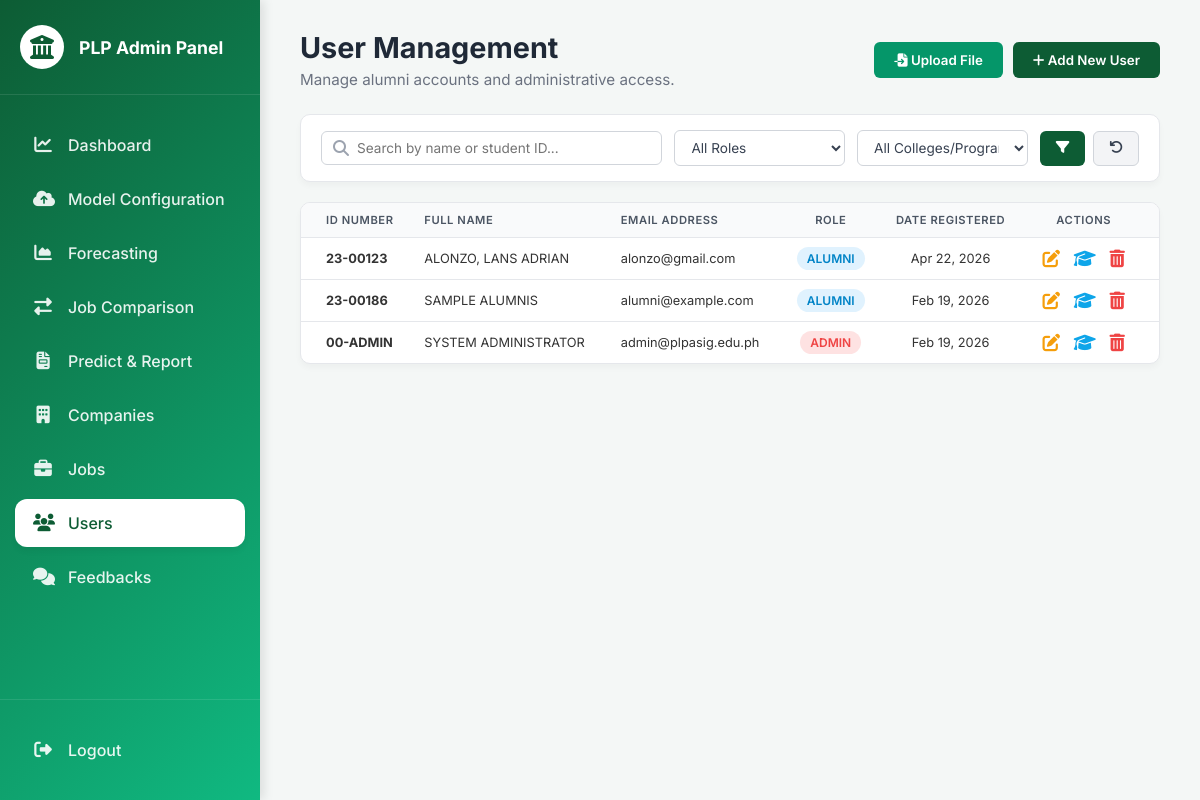
/admin/admin_users.php, run on an earlier commit of the app's database.
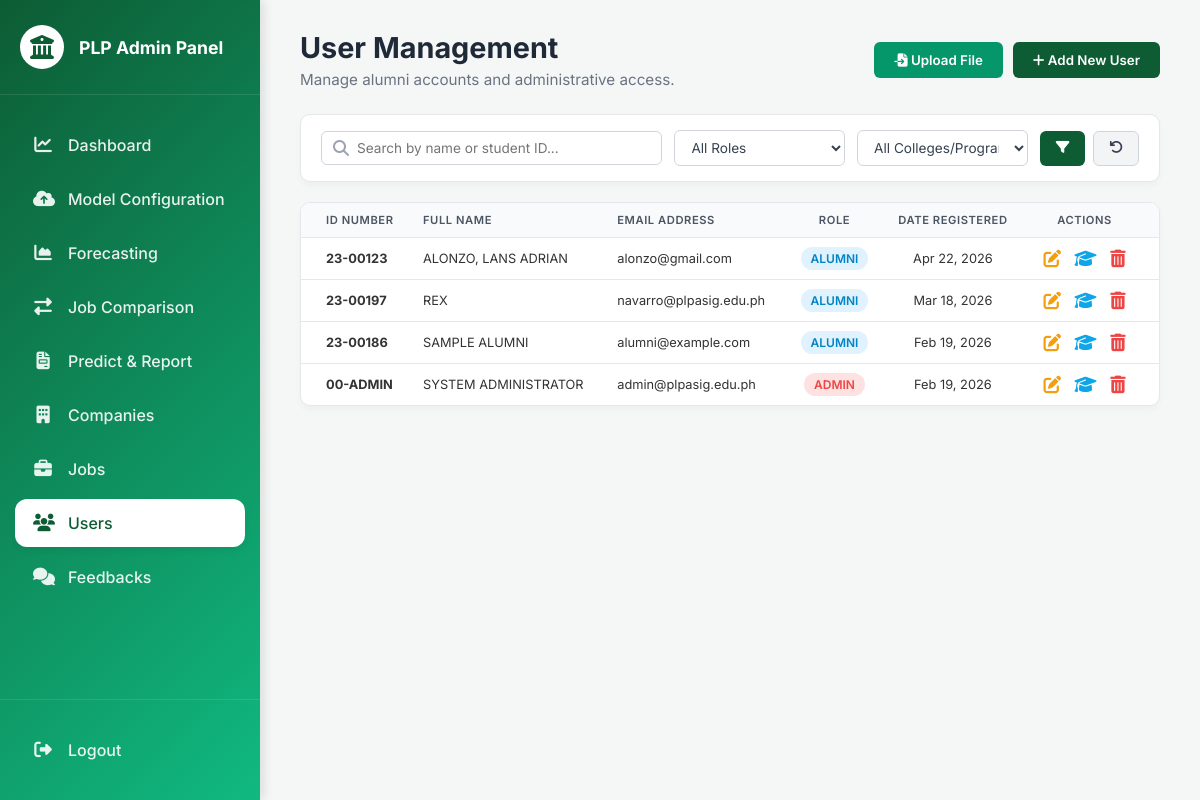
And on a later commit of the database.
### tables this page shows
CREATE TABLE `users` (
  `id` int(11) NOT NULL,
  `student_id` varchar(20) NOT NULL,
  `full_name` varchar(255) NOT NULL,
  `email` varchar(255) DEFAULT NULL,
  `password` varchar(255) NOT NULL,
  `role` varchar(50) NOT NULL DEFAULT 'alumni',
  `created_at` timestamp NOT NULL DEFAULT current_timestamp(),
  `is_temporary` tinyint(1) NOT NULL DEFAULT 1,
  `program_id` int(11) DEFAULT NULL COMMENT 'Degree/program on file',
  `avg_professional_grade` decimal(5,2) DEFAULT NULL COMMENT 'Coursework avg 0-100',
  `avg_elective_grade` decimal(5,2) DEFAULT NULL COMMENT 'Coursework avg 0-100',
  `record_soft_skills_avg` decimal(5,2) DEFAULT NULL COMMENT 'Official soft skills avg 0-100',
  `record_hard_skills_avg` decimal(5,2) DEFAULT NULL COMMENT 'Official hard skills avg 0-100',
  `gpa` decimal(3,2) DEFAULT NULL COMMENT 'PLP scale 1.00-5.00 (lower is better)',
  `ojt_grade_percent` decimal(5,2) DEFAULT NULL COMMENT 'OJT final 60-100'
);

### admin/admin_users.php (the view, shortened to what this page needs)
<?php
require '../includes/db.php';
$results_per_page = 10;
$page       = isset($_GET['page']) && is_numeric($_GET['page']) ? (int)$_GET['page'] : 1;
$start_from = ($page - 1) * $results_per_page;
$search         = isset($_GET['search']) ? $conn->real_escape_string($_GET['search']) : '';
$where_clauses = [];
$where_sql = count($where_clauses) > 0 ? "WHERE " . implode(" AND ", $where_clauses) : "";
?>
<!DOCTYPE html>
<html lang="en">
<head>
    <link rel="stylesheet" href="../assets/css/admin-style.css">
    <link rel="stylesheet" href="https://cdnjs.cloudflare.com/ajax/libs/font-awesome/6.4.0/css/all.min.css">
</head>
<body>
<?php include '../includes/admin_sidebar.php'; ?>
<main class="admin-main">
    <div class="page-title" style="display:flex; justify-content:space-between; align-items:center;">
        <div>
            <h1>User Management</h1>
            <p>Manage alumni accounts and administrative access.</p>
        </div>
        <div style="display:flex; gap:10px;">
            <button class="btn-upload" id="openImportModal" style="background:#059669; color:white; border:none; padding:10px 20px; border-radius:6px; cursor:pointer;">
                <i class="fas fa-file-import"></i> Upload File
            </button>
            <button class="btn-upload" id="openAddUserModal">
                <i class="fas fa-plus"></i> Add New User
            </button>
        </div>
    </div>
    <div class="admin-card" style="padding: 15px 20px; margin-bottom: 20px;">
        <form method="GET" style="display: grid; grid-template-columns: 2fr 1fr 1fr auto; gap: 12px; align-items: center;">
            <div style="position: relative;">
                <i class="fas fa-search" style="position: absolute; left: 12px; top: 50%; transform: translateY(-50%); color: #9ca3af;"></i>
                <input type="text" name="search" placeholder="Search by name or student ID..." value="<?php echo htmlspecialchars($search); ?>" style="width: 100%; padding: 8px 12px 8px 35px; border: 1px solid #d1d5db; border-radius: 6px; outline: none; font-size: 0.85rem; color: #374151;">
            </div>
            <div>
                <select name="role_filter" style="width: 100%; padding: 8px 12px; border: 1px solid #d1d5db; border-radius: 6px; outline: none; font-size: 0.85rem; color: #374151; background: #fff;">
                    <option value="">All Roles</option>
                </select>
            </div>
            <div>
                <select name="program_filter" style="width: 100%; padding: 8px 12px; border: 1px solid #d1d5db; border-radius: 6px; outline: none; font-size: 0.85rem; color: #374151; background: #fff;">
                    <option value="">All Colleges/Programs</option>
                </select>
            </div>
            <div style="display: flex; gap: 8px;">
                <button type="submit" class="btn btn-primary" style="height: 35px; padding: 0 15px;"><i class="fas fa-filter"></i></button>
                <a href="admin_users.php" class="btn btn-secondary" style="height: 35px; padding: 0 15px; display: inline-flex; align-items: center; justify-content: center;"><i class="fas fa-undo"></i></a>
            </div>
        </form>
    </div>
    <div class="admin-card table-card">
        <div style="overflow-x: auto;">
            <table class="admin-table" style="font-size: 0.8rem; width: 100%;">
                <thead>
                    <tr>
                        <th>ID Number</th>
                        <th>Full Name</th>
                        <th>Email Address</th>
                        <th style="text-align: center;">Role</th>
                        <th style="text-align: center;">Date Registered</th>
                        <th style="text-align: center;">Actions</th>
                    </tr>
                </thead>
                <tbody id="userTableBody">
                    <?php
                    $fetch_query = "SELECT u.* FROM users u
                                    LEFT JOIN alumni_academic_info a ON u.student_id = a.student_id
                                    $where_sql
                                    GROUP BY u.student_id
                                    ORDER BY u.created_at DESC
                                    LIMIT $start_from, $results_per_page";
                    $result = $conn->query($fetch_query);
                    if ($result->num_rows > 0):
                        while ($row = $result->fetch_assoc()):
                            $badge_class = ($row['role'] == 'admin') ? 'role-admin' : 'role-alumni';
                    ?>
                    <tr>
                        <td><strong><?php echo htmlspecialchars($row['student_id']); ?></strong></td>
                        <td style="text-transform:uppercase;"><?php echo htmlspecialchars($row['full_name']); ?></td>
                        <td><?php echo htmlspecialchars($row['email']); ?></td>
                        <td style="text-align: center;"><span class="role-badge <?php echo $badge_class; ?>"><?php echo ucfirst($row['role']); ?></span></td>
                        <td style="text-align: center;"><?php echo date("M d, Y", strtotime($row['created_at'])); ?></td>
                        <td style="text-align: center;">
                            <button class="action-btn action-edit"
                                data-id="<?php echo $row['student_id']; ?>"
                                data-name="<?php echo htmlspecialchars($row['full_name']); ?>"
                                data-email="<?php echo htmlspecialchars($row['email']); ?>"
                                data-role="<?php echo $row['role']; ?>">
                                <i class="fas fa-edit"></i>
                            </button>
                            <button class="action-btn action-academic"
                                data-id="<?php echo $row['student_id']; ?>"
                                data-name="<?php echo strtoupper(htmlspecialchars($row['full_name'])); ?>">
                                <i class="fas fa-graduation-cap"></i>
                            </button>
                            <a href="?delete_id=<?php echo urlencode($row['student_id']); ?>"
                               class="action-btn action-delete"
                               onclick="return confirm('Delete this user?');">
                                <i class="fas fa-trash-alt"></i>
                            </a>
                        </td>
                    </tr>
                    <?php
                        endwhile;
                    else:
                    ?>
                        <tr>
                            <td colspan="6" style="text-align: center; padding: 20px; color: #6b7280;">No users found matching your filters.</td>
                        </tr>
                    <?php endif; ?>
                </tbody>
            </table>
        </div>
    </div>
</main>
</body>
</html>

### includes/admin_sidebar.php
<aside class="admin-sidebar">
    <div class="sidebar-brand">
        <i class="fas fa-university"></i>
        <span>PLP Admin Panel</span>
    </div>
    <ul class="sidebar-menu">
        <li>
            <a href="../admin/admin_dashboard.php" class="<?php echo basename($_SERVER['PHP_SELF']) == 'admin_dashboard.php' ? 'active' : ''; ?>">
                <i class="fas fa-chart-line"></i> Dashboard
            </a>
        </li>
        <li>
            <a href="../admin/admin_models.php" class="<?php echo basename($_SERVER['PHP_SELF']) == 'admin_models.php' ? 'active' : ''; ?>">
                <i class="fas fa-cloud-upload-alt"></i> Model Configuration
            </a>
        </li>
        <li>
            <a href="../admin/admin_forecasting.php" class="<?php echo basename($_SERVER['PHP_SELF']) == 'admin_forecasting.php' ? 'active' : ''; ?>">
                <i class="fas fa-chart-area"></i> Forecasting
            </a>
        </li>
        <li>
            <a href="../admin/admin_employment_comp.php" class="<?php echo basename($_SERVER['PHP_SELF']) == 'admin_employment_comp.php' ? 'active' : ''; ?>">
                <i class="fas fa-exchange-alt"></i> Job Comparison
            </a>
        </li>
        <li>
            <a href="../admin/admin_predict_report.php" class="<?php echo basename($_SERVER['PHP_SELF']) == 'admin_predict_report.php' ? 'active' : ''; ?>">
                <i class="fas fa-file-invoice"></i> Predict & Report
            </a>
        </li>
        <li>
            <a href="../admin/admin_companies.php" class="<?php echo basename($_SERVER['PHP_SELF']) == 'admin_companies.php' ? 'active' : ''; ?>">
                <i class="fas fa-building"></i> Companies
            </a>
        </li>
        <li>
            <a href="../admin/admin_jobs.php" class="<?php echo basename($_SERVER['PHP_SELF']) == 'admin_jobs.php' ? 'active' : ''; ?>">
                <i class="fas fa-briefcase"></i> Jobs
            </a>
        </li>
        <li>
            <a href="../admin/admin_users.php" class="<?php echo basename($_SERVER['PHP_SELF']) == 'admin_users.php' ? 'active' : ''; ?>">
                <i class="fas fa-users"></i> Users
            </a>
        </li>
        <li>
            <a href="../admin/admin_feedbacks.php" class="<?php echo basename($_SERVER['PHP_SELF']) == 'admin_feedbacks.php' ? 'active' : ''; ?>">
                <i class="fas fa-comments"></i> Feedbacks
            </a>
        </li>
    </ul>
    <div class="sidebar-footer" style="padding-left: 0; padding-right: 0;">
        <ul class="sidebar-menu" style="padding: 0;">
            <li>
                <a href="../index.php"><i class="fas fa-sign-out-alt"></i> Logout</a>
            </li>
        </ul>
    </div>
</aside>

### assets/css/admin-style.css (style rules this page uses)
* { margin: 0; padding: 0; box-sizing: border-box; font-family: 'Inter', sans-serif; }
body { background-color: #f4f7f6; color: #333; display: flex; }
.admin-sidebar { width: 260px; background: linear-gradient(135deg, #0d5c34 0%, #10b981 100%); color: white; height: 100vh; position: fixed; display: flex; flex-direction: column; box-shadow: 4px 0 10px rgba(0,0,0,0.1); }
.sidebar-brand { padding: 25px 20px; display: flex; align-items: center; gap: 15px; border-bottom: 1px solid rgba(255,255,255,0.1); }
.sidebar-brand i { font-size: 24px; background: white; color: #0d5c34; padding: 10px; border-radius: 50%; }
.sidebar-brand span { font-size: 1.1rem; font-weight: 700; }
.sidebar-menu { list-style: none; padding: 20px 0; flex: 1; }
.sidebar-menu li a { display: flex; align-items: center; padding: 14px 18px; margin: 6px 15px; color: rgba(255,255,255,0.9); text-decoration: none; font-weight: 500; border-radius: 12px; transition: all 0.3s ease; gap: 15px; }
.sidebar-menu li a i { width: 20px; text-align: center; font-size: 1.1rem; transition: color 0.3s ease; }
.sidebar-menu li a:hover, .sidebar-menu li a.active { background-color: #ffffff; color: #0d5c34; box-shadow: 0 4px 6px rgba(0,0,0,0.05); }
.sidebar-menu li a:hover i, .sidebar-menu li a.active i { color: #0d5c34; }
.sidebar-footer { padding: 20px; border-top: 1px solid rgba(255,255,255,0.1); }
.admin-main { margin-left: 260px; width: calc(100% - 260px); padding: 30px 40px; }
.page-title { margin-bottom: 25px; }
.page-title h1 { font-size: 1.8rem; color: #1f2937; margin-bottom: 5px; }
.page-title p { color: #6b7280; font-size: 0.95rem; }
.admin-card { background: white; border-radius: 10px; padding: 25px; box-shadow: 0 4px 6px rgba(0,0,0,0.03); border: 1px solid #e5e7eb; margin-bottom: 25px; }
.admin-table { width: 100%; border-collapse: collapse; white-space: nowrap; }
.admin-table th, .admin-table td { padding: 10px 12px; border-bottom: 1px solid #e5e7eb; font-size: 0.8rem; }
.admin-table td { text-align: left; }
.admin-table th { text-align: left; background-color: #f9fafb; color: #4b5563; font-weight: 600; text-transform: uppercase; font-size: 0.7rem; letter-spacing: 0.05em; }
.admin-table tbody tr { transition: background-color 0.15s ease; }
.btn-upload { background-color: #0d5c34; color: white; border: none; padding: 10px 20px; border-radius: 6px; cursor: pointer; font-weight: 600; transition: 0.2s; }
.btn { display: inline-flex; align-items: center; gap: 8px; padding: 8px 14px; border-radius: 6px; font-weight: 500; font-size: 0.85rem; text-decoration: none; cursor: pointer; transition: all 0.2s ease; border: 1px solid transparent; }
.btn-primary { background: #0d5c34; color: white; }
.btn-secondary { background: #f3f4f6; color: #374151; border-color: #d1d5db; }
.admin-card.table-card { padding: 0; overflow: hidden; }
.admin-card.table-card .admin-table th:first-child, .admin-card.table-card .admin-table td:first-child { padding-left: 25px; }
.admin-card.table-card .admin-table th:last-child, .admin-card.table-card .admin-table td:last-child { padding-right: 25px; }
.admin-table tbody tr:last-child td { border-bottom: none; }

### admin/admin_users.php (style rules this page uses)
.role-badge { padding: 4px 10px; border-radius: 20px; font-size: 0.75rem; font-weight: 600; text-transform: uppercase; }
.role-admin { background: #fee2e2; color: #ef4444; }
.role-alumni { background: #e0f2fe; color: #0284c7; }
.action-btn { background: none; border: none; cursor: pointer; font-size: 1.1rem; margin: 0 5px; display: inline-block; }
.action-edit { color: #f59e0b; }
.action-delete { color: #ef4444; }
.action-academic { color: #0ea5e9; }

What changed in the data, as far as the page shows it:
added users: student "23-00197", full_name "REX", email "navarro@plpasig.edu.ph", role "ALUMNI", created_at "Mar 18, 2026"
changed users "alumni@example.com": full_name "SAMPLE ALUMNIS" → "SAMPLE ALUMNI"
